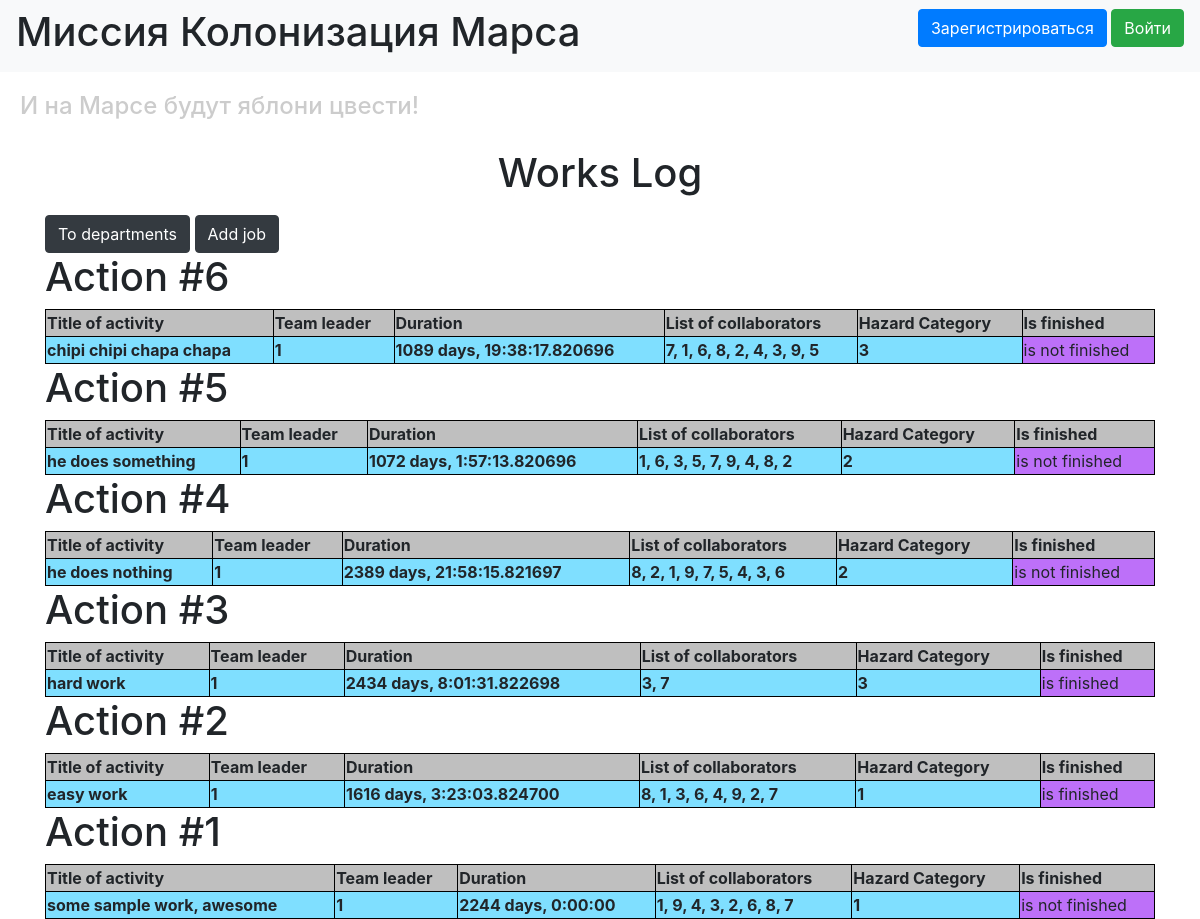
The page / on the database its author committed.
### data/jobs.py (models this page shows)
class Jobs(SqlAlchemyBase):
    __tablename__ = 'jobs'
    id = sqlalchemy.Column(sqlalchemy.Integer, primary_key=True, autoincrement=True)
    team_leader = sqlalchemy.Column(sqlalchemy.Integer, sqlalchemy.ForeignKey('users.id'))
    user = relationship('User')
    job = sqlalchemy.Column(sqlalchemy.String)
    work_size = sqlalchemy.Column(sqlalchemy.Integer)
    collaborators = sqlalchemy.Column(sqlalchemy.String, default='')
    start_date = sqlalchemy.Column(sqlalchemy.DateTime)
    end_date = sqlalchemy.Column(sqlalchemy.DateTime)
    is_finished = sqlalchemy.Column(sqlalchemy.Boolean)

### data/categories.py (models this page shows)
class Category(SqlAlchemyBase):
    __tablename__ = 'category'
    id = sqlalchemy.Column(sqlalchemy.Integer, primary_key=True,
                           autoincrement=True)
    name = sqlalchemy.Column(sqlalchemy.String, nullable=True)

### main.py (the view)
@app.route('/')
def index():
    db_sess = create_session()
    jobs_data = db_sess.query(Jobs).all()
    data = []
    association_table_data = db_sess.query(association_table).all()
    for jobs_id, category_id in association_table_data:
        job = db_sess.query(Jobs).filter(Jobs.id == jobs_id).first()
        category = db_sess.query(Category).filter(Category.id == category_id).first()
        data.append((job, category))
    return render_template('magazine.html', jobs_data=jobs_data, print_data=data)

### data/db_session.py (called while the page is built)
def create_session() -> Session:
    global __factory
    return __factory()

### templates/magazine.html (shortened to what this page needs)
{% extends "base.html" %}
{% block content %}
  <link rel="stylesheet" href="static/css/style.css">
  <h1 style="text-align: center">Works Log</h1>
  <a class="btn btn-dark" href="/departments" style="margin-top: 10px">To departments</a>
  <a class="btn btn-dark" href="/add_work" style="margin-top: 10px">Add job</a>
  {% for job, category in print_data %}
    <h1>Action #{{job.id }}</h1>
    <table>
      <thead>
        <tr>
          <th>Title of activity</th>
          <th>Team leader</th>
          <th>Duration</th>
          <th>List of collaborators</th>
          <th>Hazard Category</th>
          <th>Is finished</th>
        </tr>
      </thead>
      <tbody>
        <tr>
          <th>{{ job.job }}</th>
          <th>{{ job.team_leader }}</th>
          <th>{{ job.end_date - job.start_date }}</th>
          <th>{{ job.collaborators }}</th>
          <th>{{ category.id }}</th>
          <td>
            {% if job.is_finished %}
              is finished
            {% else %}
              is not finished
            {% endif %}
          </td>
        </tr>
      </tbody>
    </table>
  {% endfor %}
{% endblock %}

### static/css/style.css (style rules this page uses)
table, th, td { border: 1px solid black; }
table { width: 100%; }
thead { background-color: rgb(128, 128, 128, 0.5); }
tbody { background-color: rgb(0, 191, 255, 0.5); }
td { background-color: rgb(252, 3, 244, 0.5); }

### rows shown on the page
Jobs: id "6", job "chipi chipi chapa chapa", team_leader "1", job.end_date-job.start_date "1089 days, 19:38:17.820696", collaborators "7, 1, 6, 8, 2, 4, 3, 9, 5", id "3", is_finished "is not finished"
Jobs: id "5", job "he does something", team_leader "1", job.end_date-job.start_date "1072 days, 1:57:13.820696", collaborators "1, 6, 3, 5, 7, 9, 4, 8, 2", id "2", is_finished "is not finished"
Jobs: id "4", job "he does nothing", team_leader "1", job.end_date-job.start_date "2389 days, 21:58:15.821697", collaborators "8, 2, 1, 9, 7, 5, 4, 3, 6", id "2", is_finished "is not finished"
Jobs: id "3", job "hard work", team_leader "1", job.end_date-job.start_date "2434 days, 8:01:31.822698", collaborators "3, 7", is_finished "is finished"
Jobs: id "2", job "easy work", team_leader "1", job.end_date-job.start_date "1616 days, 3:23:03.824700", collaborators "8, 1, 3, 6, 4, 9, 2, 7", id "1", is_finished "is finished"
Jobs: id "1", job "some sample work, awesome", team_leader "1", job.end_date-job.start_date "2244 days, 0:00:00", collaborators "1, 9, 4, 3, 2, 6, 8, 7", is_finished "is not finished"
